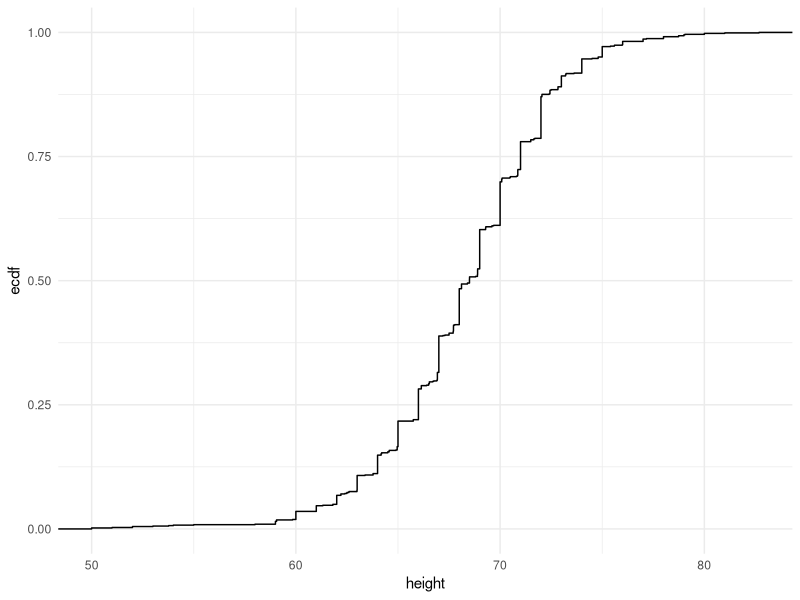
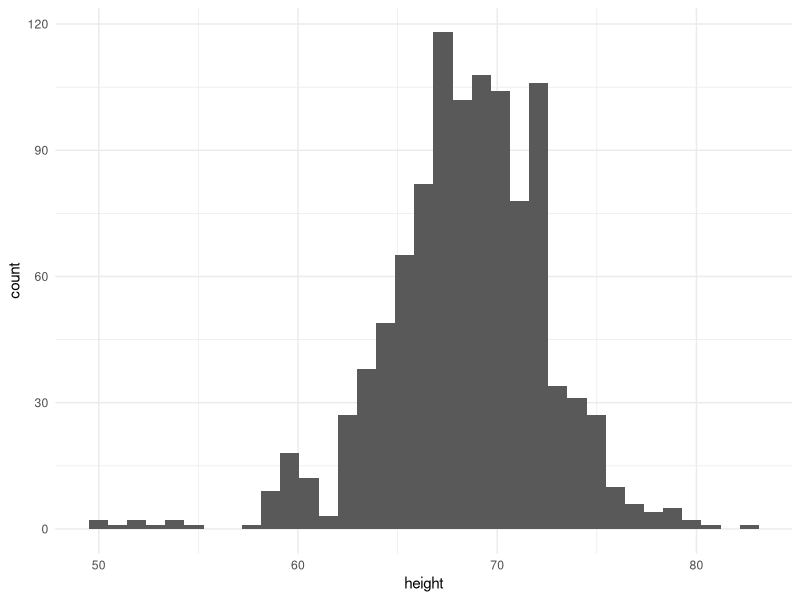
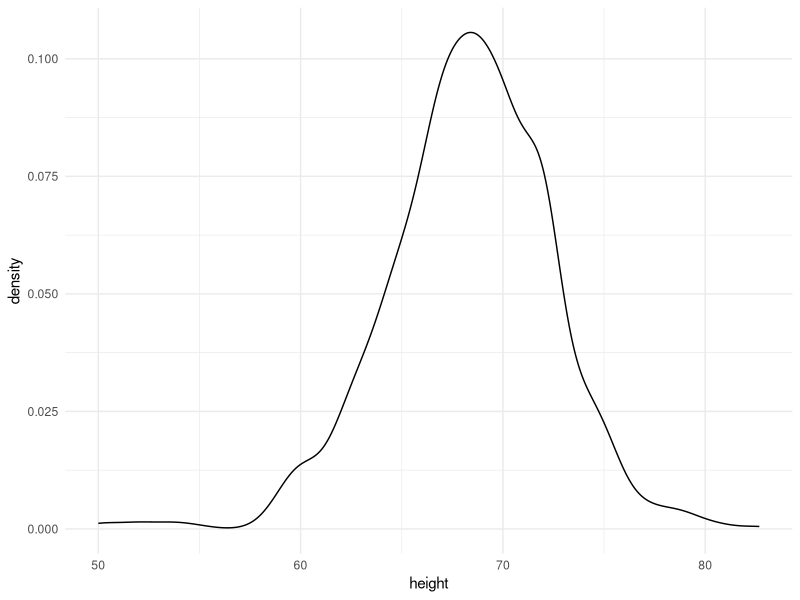
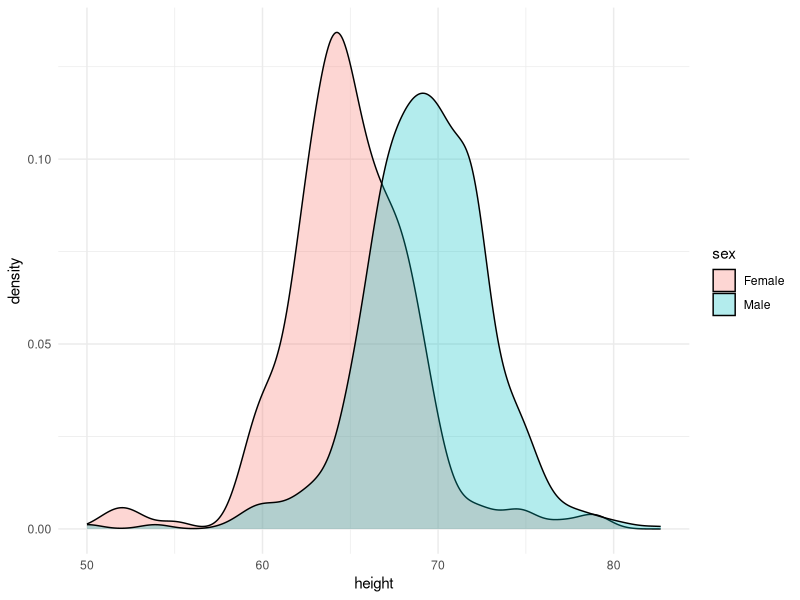
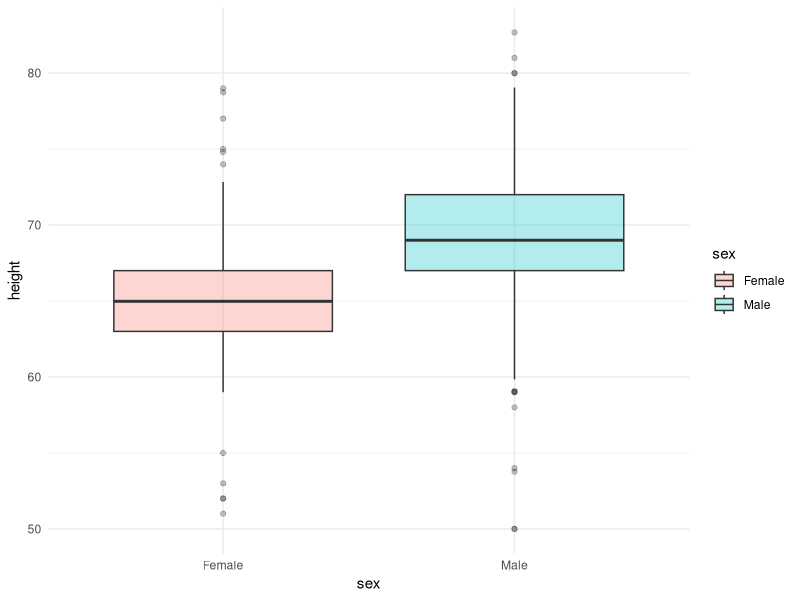
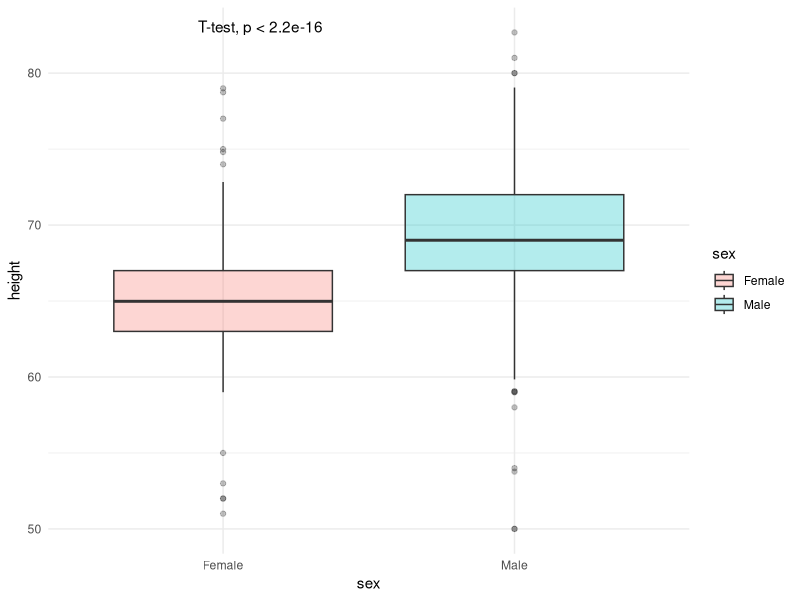

The R source for these figures, in order:
## ---- chunk 1
table(state.region)
## ---- chunk 2
library(tidyverse)
table(state.region) %>% prop.table()
## ---- chunk 3
#| echo=T
library(dslabs)
data("heights")
str(heights)
## ---- chunk 4
theme_set(theme_minimal())
heights %>% ggplot(aes(height)) + stat_ecdf()
## ---- chunk 5
heights %>% ggplot(aes(height)) + geom_histogram(bins = 35)
## ---- chunk 6
heights %>% ggplot(aes(height)) + geom_density()
## ---- chunk 7
heights %>% ggplot(aes(height, fill = sex)) + geom_density(alpha = 0.3)
## ---- chunk 8
#| echo=T

set.seed(1)
x <- rnorm(1e6)
mean(x > -1 & x < 1)
## ---- chunk 9
#| echo=T
pnorm(1) - pnorm(-1)
## ---- chunk 10
heights %>% ggplot(aes(y = height, x = sex, fill = sex)) + geom_boxplot(alpha = 0.3)
## ---- chunk 11
#| echo=T
t.test(data = heights, height ~ sex)
## ---- chunk 12
#| echo=T
t.test(x = heights$height[heights$sex == 'Female'], y = heights$height[heights$sex == 'Male'])
## ---- chunk 13
#| echo=T
heights$height[heights$sex == "Male"] %>% mean()
## ---- chunk 14
#| echo=T
heights$height[!heights$sex == "Male"] %>% mean()
## ---- chunk 15
#| echo=T
library(ggpubr)
heights %>% ggplot(aes(y = height, x =sex, fill = sex)) + geom_boxplot(alpha = 0.3) + stat_compare_means(method = 't.test')
